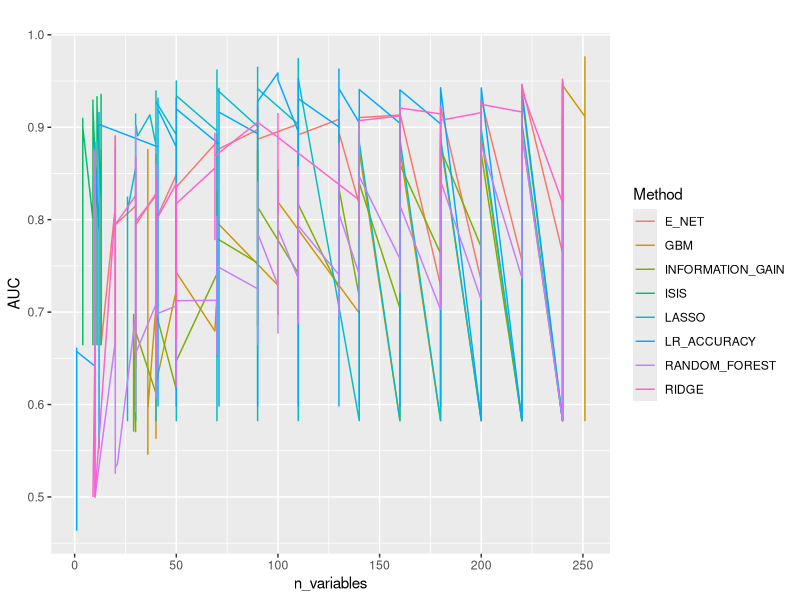

Recreate this plot in R. (Note: this script raises an error after producing the figure.)
library(gridExtra)
library(grid)
library(gridExtra)
library(ggplot2)



data = read.csv( "metrics.csv")
data_NN = read.csv( "NEURAL_NETWORK/metrics.csv")

data = rbind(data, data_NN)

data = data[ data$Treshold == 0.5, ]
data = data[ data$Method != 'DECISION_TREE', ]



data = data[order( data$Model, data$Method, data$n_variables ), ]

 ggplot( data , aes( x = n_variables, group = Method )) +
  geom_line( aes( y = AUC, color = Method )) + 
  #geom_point(  aes( y = AUC, color = Method ) ) +
  ggtitle( '')


 # ggplot( data, aes(n_variables ,Accuracy, fill=Model))+
 #   geom_line(position="dodge",stat="identity")+
 #   facet_wrap(~Method,nrow=3)
 

df = data.frame() 

for (model in unique( data$Model))
{
  print( model )
  current_data = data[ data$Model == model, ]
  
  row = current_data[ which.max(current_data$AUC), ]
  row$criteria = 'AUC'
  df = rbind( df, row)
  
  row = current_data[ which.max(current_data$Accuracy), ]
  row$criteria = 'ACC'
  df = rbind( df, row)
  
}


# method = 'LASSO'
# 
# df = current_data[ current_data$Method == method, ]
# plot(density(df$Accuracy))
# media = mean(df$Accuracy)
# sd = sd(df$Accuracy)
# 
# df$Accuracy < media + sd & df$Accuracy > media - sd

df$nvar_min = NA
df$max = NA
df$min = NA
df$AUC_bis = NA
df$ACC_bis = NA



for (model in unique( data$Model))
{
  # model = 'GBM'
  current_data_model = data[ data$Model == model, ]
  
  for ( method in unique( current_data_model$Method))
  {
    print ( c(model, method ))
    # method = 'LR_ACCURACY'
    
    current_data = current_data_model[ current_data_model$Method == method, ]
    media = mean(current_data$Accuracy)
    sd = sd(current_data$Accuracy)
    row = current_data[ current_data$Accuracy < media + sd & current_data$Accuracy > media - sd, ]
    row = row[ which.min(row$n_variables), ]
    df$nvar_min[ df$Model == row$Model & df$Method == row$Method  ] = row$n_variables
    df$max[ df$Model == row$Model & df$Method == row$Method  ] = media + sd
    df$min[ df$Model == row$Model & df$Method == row$Method  ] = media - sd
    df$AUC_bis[ df$Model == row$Model & df$Method == row$Method  ] = row$AUC
    df$ACC_bis[ df$Model == row$Model & df$Method == row$Method  ] = row$Accuracy
    }
}



df_IC = df[ , c(1,3,4,9, 10, 15:19)]
df_IC$Accuracy = paste0( round( df_IC$Accuracy*100,2), '%' )
df_IC$AUC = paste0( round( df_IC$AUC*100,2), '%' )

df_IC$AUC_bis = paste0( round( df_IC$AUC_bis*100,2), '%' )
df_IC$ACC_bis = paste0( round( df_IC$ACC_bis*100,2), '%' )

df_IC$max = paste0( round( df_IC$max*100,2), '%' )
df_IC$min = paste0( round( df_IC$min*100,2), '%' )
df_IC



###########################################################################################
###########################################################################################
###########################################################################################

multiplot <- function(..., plotlist=NULL, file, cols=1, layout=NULL) 
{
  library(grid)
  
  # Make a list from the ... arguments and plotlist
  plots <- c(list(...), plotlist)
  
  numPlots = length(plots)
  
  # If layout is NULL, then use 'cols' to determine layout
  if (is.null(layout)) {
    # Make the panel
    # ncol: Number of columns of plots
    # nrow: Number of rows needed, calculated from # of cols
    layout <- matrix(seq(1, cols * ceiling(numPlots/cols)),
                     ncol = cols, nrow = ceiling(numPlots/cols))
  }
  
  if (numPlots==1) {
    print(plots[[1]])
    
  } else {
    # Set up the page
    grid.newpage()
    pushViewport(viewport(layout = grid.layout(nrow(layout), ncol(layout))))
    
    # Make each plot, in the correct location
    for (i in 1:numPlots) {
      # Get the i,j matrix positions of the regions that contain this subplot
      matchidx <- as.data.frame(which(layout == i, arr.ind = TRUE))
      
      print(plots[[i]], vp = viewport(layout.pos.row = matchidx$row,
                                      layout.pos.col = matchidx$col))
    }
  }
}




methods = unique( data$Method )
method = methods[3]



data$ACC_NEW = data$Accuracy/data$n_variables
list_plot = list( )

i = 1
for ( method in methods) 
{
  
  current_df = data[ data$Method == method, ]
  
 plot = ggplot( current_df , aes( x = n_variables, group = Model )) + 
   geom_line( aes( y = Accuracy, color = Model) ) + 
   geom_point(  aes( y = Accuracy, color = Model) ) +
  ggtitle( method )
 
 
 list_plot[[i]] = plot
 i = i+ 1
}


plots = list_plot


p = plots[[3]]

# Extract the legend. Returns a gtable
leg <- get_legend(p)

# Convert to a ggplot and print
legend = as_ggplot(leg)




g_legend <- function(a.gplot){ 
  tmp <- ggplot_gtable(ggplot_build(a.gplot)) 
  leg <- which(sapply(tmp$grobs, function(x) x$name) == "guide-box") 
  legend <- tmp$grobs[[leg]] 
  return(legend)} 

legend = g_legend(p)

p1 = plots[[1]] + theme(legend.position="none") 
p2 = plots[[2]]+ theme(legend.position="none") 
p3 = plots[[3]]+ theme(legend.position="none")
p4 = plots[[4]]+ theme(legend.position="none")
p5 = plots[[5]]+ theme(legend.position="none")
p6 = plots[[6]]+ theme(legend.position="none")
p7 = plots[[7]]+ theme(legend.position="none")
p8 = plots[[8]] + theme(legend.position="none")


cols = c(1, 3, 4, 9, 10)



df_ACC = df[ df$criteria == 'ACC', cols ]

df_ACC$Accuracy = paste0( round( df_ACC$Accuracy*100, 2) , '%' ) 
df_ACC$AUC = paste0( round( df_ACC$AUC*100, 2) , '%' ) 



tab = grid.table( df_ACC )
ss <- tableGrob(df_ACC, rows = NULL)

grid.arrange(p1, p2, p3, p4, p5, legend, p6, p7, p8,
             ncol = 3, nrow = 3)
             #top = textGrob("Performance: Model Selection and Variable Ranking", gp=gpar(cex=1.5), just="top"))#"Performance: Model Selection and Variable Ranking")

legend



df_AUC = df[ df$criteria == 'AUC', cols ]



df_ISIS = data[ data$Method == 'ISIS' & data$Treshold == 0.5,]

df_isis_best = data.frame()

for (model in unique( df_ISIS$Model))
{
  # model = 'GBM'
  current_data = df_ISIS[ df_ISIS$Model == model, ]

  row = current_data[ which.max(current_data$Accuracy), ]
  row$criteria = 'ACC'
  df_isis_best = rbind( df_isis_best, row)

  }


df_isis_best = df_isis_best[ , c(1,3,4,9, 10)]

